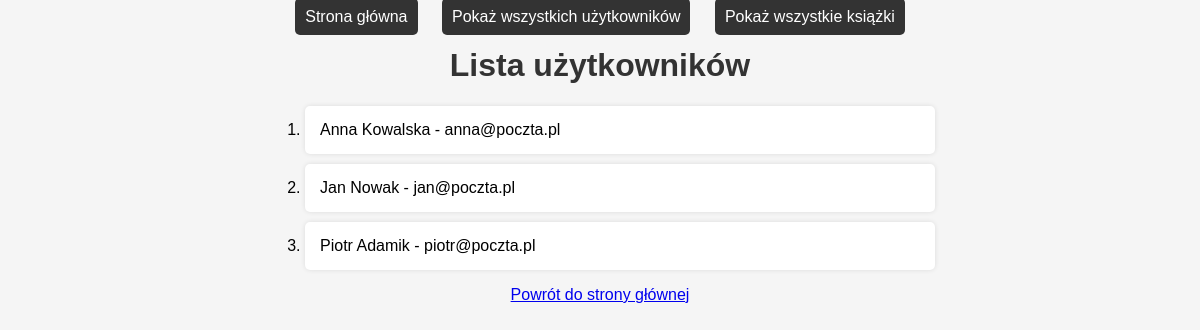
/uzytkownicy/, run on the app's committed database.
### oglapp/models.py (models this page shows, shortened)
class Uzytkownik(models.Model):
    imie = models.CharField(max_length=100)
    nazwisko = models.CharField(max_length=100)
    telefon = models.PositiveIntegerField()
    email = models.EmailField(unique=True)

### oglapp/views.py (the view)
# urls.py: path('uzytkownicy/', uzytkownik, name='uzytkownik'),
def uzytkownik(request):
    uzytkownicy = Uzytkownik.objects.all()
    return render(request, 'uzytkownik.html', {'uzytkownicy': uzytkownicy})

### oglapp/templates/uzytkownik.html (shortened to what this page needs)
{% extends 'base.html' %}
{% block content %}
<h1>Lista użytkowników</h1>
<ol>
    {% for uzytkownik in uzytkownicy %}
        <li>{{ uzytkownik.imie }} {{ uzytkownik.nazwisko }} - {{ uzytkownik.email }}</li>
    {% endfor %}
</ol>
<a href="{% url 'index' %}">Powrót do strony głównej</a>
{% endblock %}

### oglapp/static/style.css (style rules this page uses)
body { font-family: Arial, sans-serif; background-color: #f5f5f5; text-align: center; }
h1 { color: #333; }
li { background: white; margin: 10px auto; padding: 15px; border-radius: 5px; box-shadow: 0px 0px 5px rgba(0, 0, 0, 0.1); max-width: 600px; text-align: left; }

### data on the page
Uzytkownik: imie "Anna", nazwisko "Kowalska", email "anna@poczta.pl"
Uzytkownik: imie "Jan", nazwisko "Nowak", email "jan@poczta.pl"
Uzytkownik: imie "Piotr", nazwisko "Adamik", email "piotr@poczta.pl"
